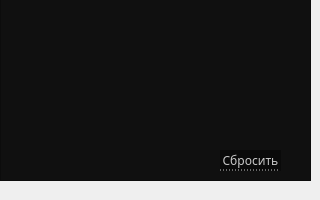
   <widget class="QWidget" name="gaming">
    <attribute name="icon">
     <iconset>
      <normaloff>../../images/down-arrow.png</normaloff>../../images/down-arrow.png</iconset>
    </attribute>
    <attribute name="label">
     <string>Игровое комплектующее</string>
    </attribute>
    <widget class="QFrame" name="frameGaming">
     <property name="geometry">
      <rect>
       <x>0</x>
       <y>-10</y>
       <width>311</width>
       <height>191</height>
      </rect>
     </property>
     <property name="styleSheet">
      <string notr="true">QFrame{
	background-color: #101010;
}
</string>
     </property>
     <property name="frameShape">
      <enum>QFrame::StyledPanel</enum>
     </property>
     <property name="frameShadow">
      <enum>QFrame::Raised</enum>
     </property>
     <widget class="QTableWidget" name="tableGaming">
      <property name="enabled">
       <bool>true</bool>
      </property>
      <property name="geometry">
       <rect>
        <x>10</x>
        <y>0</y>
        <width>291</width>
        <height>161</height>
       </rect>
      </property>
      <property name="font">
       <font>
        <family>Montserrat Medium</family>
        <stylestrategy>PreferAntialias</stylestrategy>
       </font>
      </property>
      <property name="mouseTracking">
       <bool>true</bool>
      </property>
      <property name="focusPolicy">
       <enum>Qt::NoFocus</enum>
      </property>
      <property name="autoFillBackground">
       <bool>false</bool>
      </property>
      <property name="styleSheet">
       <string notr="true">QHeaderView
{	
	background: rgb(30, 30, 30);
	color: #dddddd;
	border: 0px;
	font-size: 14px;
	min-width: 100px;	
	min-height: 30px;
}

QHeaderView::section{
	background: rgb(30, 30, 30);
	min-width: 10px;	
	min-height: 25px;
	border: 0px solid;
	border-right: 1px solid rgb(50,50,50); 
	color: #dddddd;
	font-size: 12px;
}

QHeaderView::section:hover {
   color: white;
	background-color: rgb(80,80,80);
}

QHeaderView::section{
    color: white;
	selection-background-color:#ffc0cb;
}

QTableWidget QTableCornerButton::section
{
	
	background: rgb(30, 30, 30);
	border-style: solid;
	border-width: 1px;
}

QTableWidget::item
{
 	border-bottom: 1px solid rgb(60,60,60); 
	border-right: 0px;
	border-left: 0px;
	border-top:0px;
}

QTableView
{
	background-color: #101010;
	color: #dddddd;
	border-top: 0px;
	border-right: 0px;
	border-left: 0px;
	border-bottom: 0px;
}

QTableWidget::item:hover {
    color: white;
	border-bottom: 1px solid rgb(180,180,180);
}      

QTableWidget::item:selected
{
 	color: white;
	border-bottom: 1px solid rgb(180,180,180);
}

QScrollBar:vertical {
	border: none;
    background-color: #151515;
    width: 8px;
    margin: 15px 0 15px 0;
	border-radius: 0px;
 }

/*  HANDLE BAR VERTICAL */
QScrollBar::handle:vertical {	
	background-color: #151515;
	min-height: 30px;
	border-radius: 0px;
	border: 1px solid;
	border-right: 0px;
	border-color: rgb(60,60,60);
}
QScrollBar::handle:vertical:hover{	
	background-color:  rgb(50,50,50);
	border-color: rgb(60,60,60);
}
QScrollBar::handle:vertical:pressed {	
	background-color: rgb(120, 0, 2);
}

/* BTN TOP - SCROLLBAR */
QScrollBar::sub-line:vertical {
	background-color: #151515;
	height: 15px;
	subcontrol-position: top;
	subcontrol-origin: margin;
	border: 0px;
	border-bottom: 1px solid rgb(180, 0, 0);
}
QScrollBar::sub-line:vertical:hover {	
	background-color: #575757;
	border-color: #242424;
}
QScrollBar::sub-line:vertical:pressed {	
	background-color: rgb(120, 0, 2);
}

/* BTN BOTTOM - SCROLLBAR */
QScrollBar::add-line:vertical {
	background-color: #151515;
	height: 15px;
	subcontrol-position: bottom;
	subcontrol-origin: margin;
	border: 1px solid;
	border-color: rgb(60,60,60);
	border: 1px solid;
	border-top:1px solid rgb(180, 0, 0);
	border-right: 0px;
	border-bottom: 0px;
}
QScrollBar::add-line:vertical:hover {	
	background-color: #575757;
	border-color: #242424;
}
QScrollBar::add-line:vertical:pressed {	
	background-color: rgb(120, 0, 2);
}
/* RESET ARROW */
QScrollBar::up-arrow:vertical, QScrollBar::down-arrow:vertical {
	background: none;
}

QScrollBar::add-page:vertical, QScrollBar::sub-page:vertical {
	background: none;
}</string>
      </property>
      <property name="editTriggers">
       <set>QAbstractItemView::AnyKeyPressed|QAbstractItemView::EditKeyPressed|QAbstractItemView::SelectedClicked</set>
      </property>
      <property name="selectionMode">
       <enum>QAbstractItemView::MultiSelection</enum>
      </property>
      <property name="selectionBehavior">
       <enum>QAbstractItemView::SelectRows</enum>
      </property>
      <property name="showGrid">
       <bool>false</bool>
      </property>
      <property name="gridStyle">
       <enum>Qt::SolidLine</enum>
      </property>
      <property name="sortingEnabled">
       <bool>true</bool>
      </property>
      <attribute name="horizontalHeaderVisible">
       <bool>false</bool>
      </attribute>
      <attribute name="horizontalHeaderCascadingSectionResizes">
       <bool>true</bool>
      </attribute>
      <attribute name="horizontalHeaderDefaultSectionSize">
       <number>120</number>
      </attribute>
      <attribute name="horizontalHeaderHighlightSections">
       <bool>false</bool>
      </attribute>
      <attribute name="horizontalHeaderMinimumSectionSize">
       <number>15</number>
      </attribute>
      <attribute name="horizontalHeaderShowSortIndicator" stdset="0">
       <bool>true</bool>
      </attribute>
      <attribute name="horizontalHeaderStretchLastSection">
       <bool>false</bool>
      </attribute>
      <attribute name="verticalHeaderVisible">
       <bool>false</bool>
      </attribute>
      <attribute name="verticalHeaderCascadingSectionResizes">
       <bool>false</bool>
      </attribute>
      <attribute name="verticalHeaderMinimumSectionSize">
       <number>10</number>
      </attribute>
      <column>
       <property name="text">
        <string>Выбор</string>
       </property>
      </column>
      <column>
       <property name="text">
        <string>Название</string>
       </property>
      </column>
     </widget>
     <widget class="QPushButton" name="btnResetGaming">
      <property name="geometry">
       <rect>
        <x>220</x>
        <y>160</y>
        <width>61</width>
        <height>21</height>
       </rect>
      </property>
      <property name="font">
       <font>
        <family>Montserrat Medium</family>
        <pointsize>9</pointsize>
       </font>
      </property>
      <property name="styleSheet">
       <string notr="true">QPushButton
{	
	background-color: rgb(10, 10, 10);
	color:  rgb(200,200, 200);
	border: 0px;
	border-bottom: 1px dotted rgb(200, 200, 200);
}

QPushButton::hover
{
	color: red;
	border-bottom: 1px dotted red;
}
</string>
      </property>
      <property name="text">
       <string>Сбросить</string>
      </property>
     </widget>
    </widget>
   </widget>
